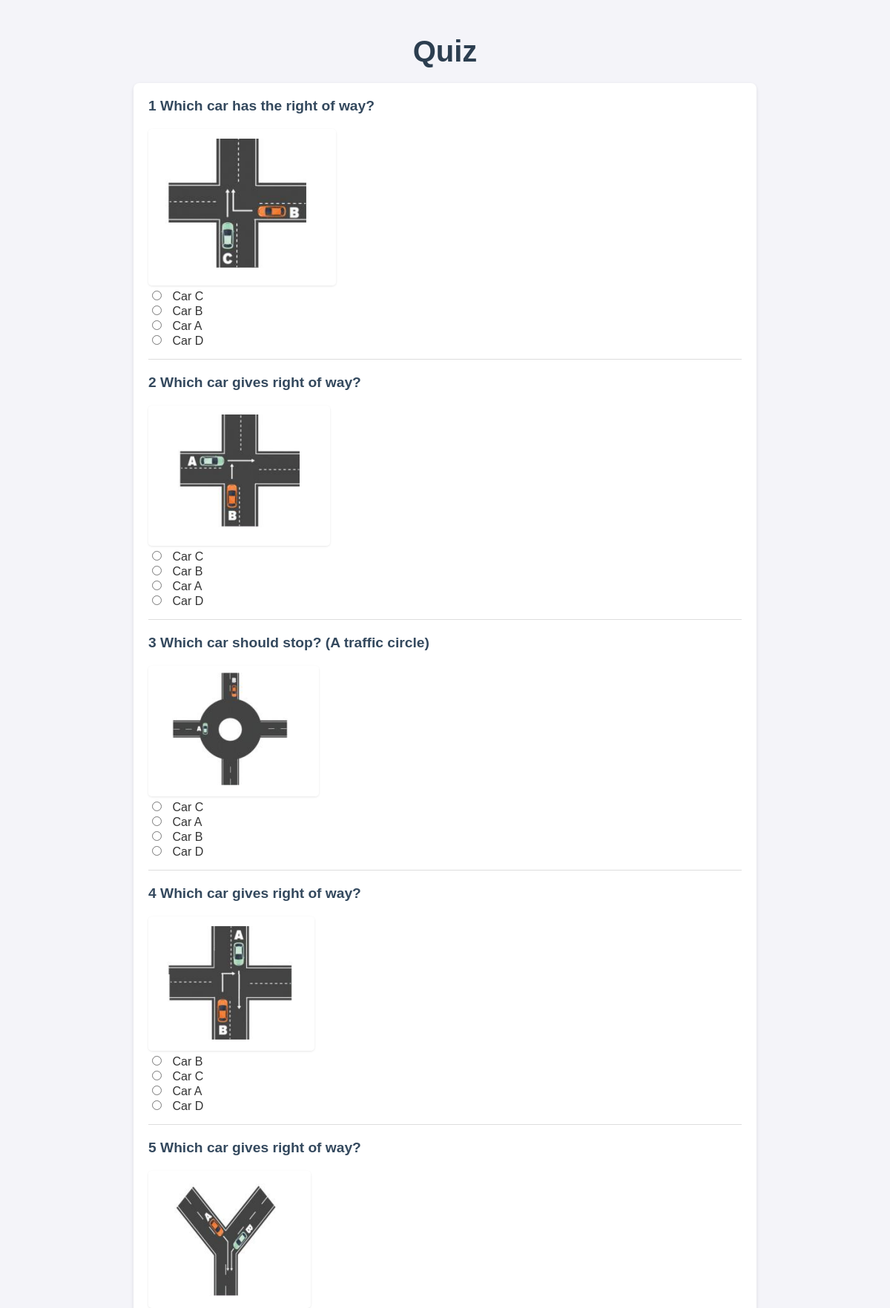
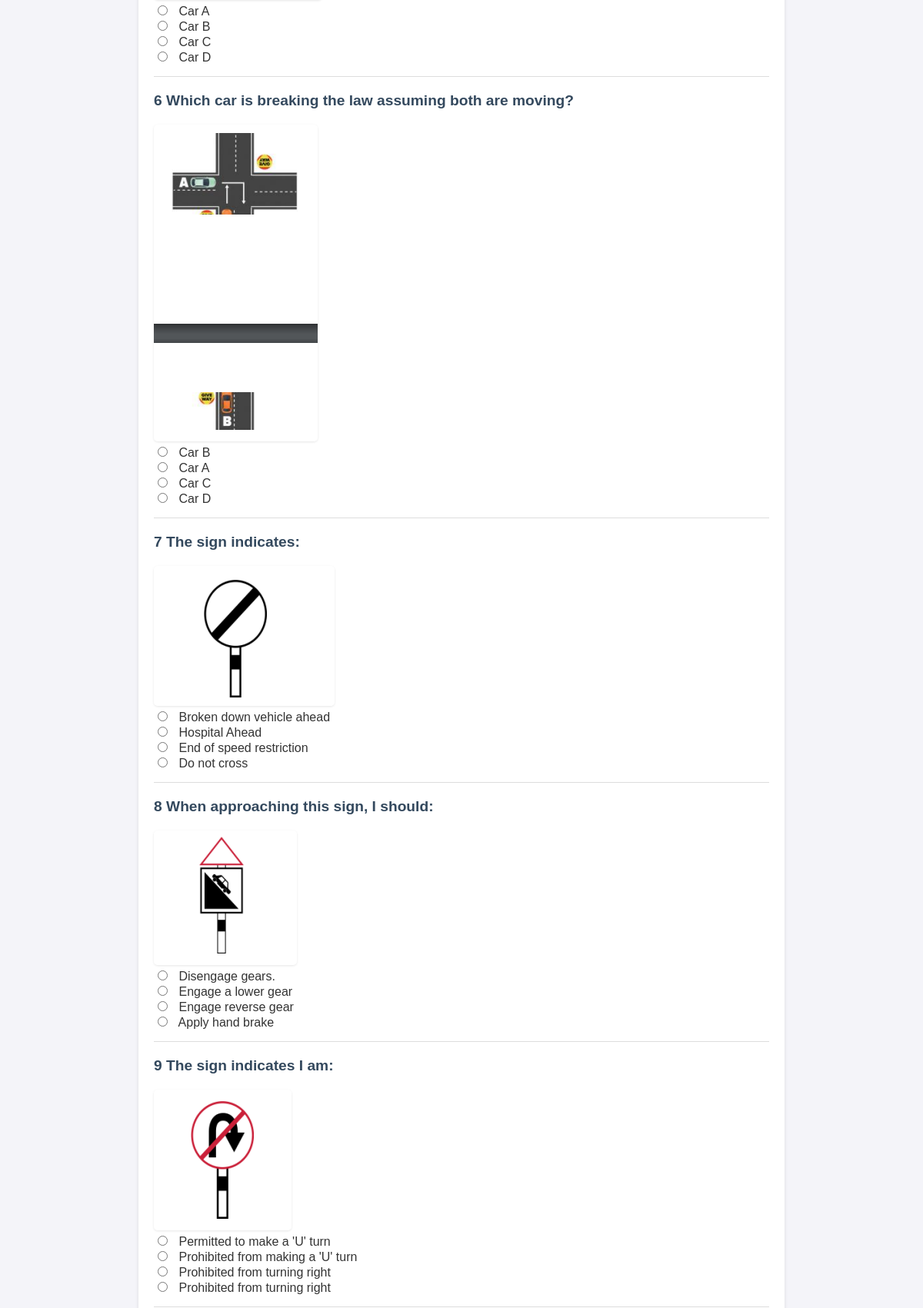
The page /quiz (upper part) on the database its author committed (2 pictures, top to bottom).
### app.py (models this page shows)
class Question(db.Model):
    id = db.Column(db.Integer, primary_key=True)
    question_text = db.Column(db.String(500), nullable=False)
    option_a = db.Column(db.String(200), nullable=False)
    option_b = db.Column(db.String(200), nullable=False)
    option_c = db.Column(db.String(200), nullable=False)
    option_d = db.Column(db.String(200), nullable=False)
    correct_answer = db.Column(db.String(1), nullable=False)
    image_filename = db.Column(db.String(100), nullable=True)

### app.py (the view, shortened to what this page needs)
@app.route('/quiz', methods=['GET', 'POST'])
def quiz():
    questions = Question.query.all()
    return render_template('quiz.html', questions=questions)

### templates/quiz.html (shortened to what this page needs)
<!DOCTYPE html>
<html lang="en">
<head>
    <link rel="stylesheet" href="static/css/style3.css">
</head>
<body>
    <h1>Quiz</h1>
    <form method="POST">
        {% for question in questions %}
        <div>
            <b><p> {{ loop.index }} {{ question.question_text }}</p></b>
            {% if question.image_filename %}
            <img src="{{ url_for('uploaded_file', filename=question.image_filename) }}" alt="Question Image" style="max-width: 300px;">
            <br>
            {% endif %}
            <input type="radio" name="{{ question.id }}" value="A" required> {{ question.option_a }}<br>
            <input type="radio" name="{{ question.id }}" value="B"> {{ question.option_b }}<br>
            <input type="radio" name="{{ question.id }}" value="C"> {{ question.option_c }}<br>
            <input type="radio" name="{{ question.id }}" value="D"> {{ question.option_d }}<br>
        </div>
        {% endfor %}
    </form>
</body>
</html>

### static/css/style3.css (style rules this page uses)
body { font-family: Arial, sans-serif; background-color: #f4f4f9; color: #333; margin: 0; padding: 20px; display: flex; flex-direction: column; align-items: center; justify-content: center; min-height: 100vh; }
h1 { font-size: 2.5em; color: #2c3e50; margin-bottom: 20px; text-align: center; }
form { max-width: 800px; width: 100%; background-color: #ffffff; padding: 20px; border-radius: 8px; box-shadow: 0 2px 5px rgba(0, 0, 0, 0.1); }
form div { margin-bottom: 20px; padding-bottom: 15px; border-bottom: 1px solid #ddd; }
form b p { margin: 0 0 10px; font-size: 1.2em; color: #34495e; }
form img { max-width: 100%; margin-top: 10px; border-radius: 5px; box-shadow: 0 1px 3px rgba(0, 0, 0, 0.1); }
form input[type="radio"] { margin-right: 10px; }

### rows shown on the page
Question: question_text "Which car has the right of way?", image_filename (picture), option_a "Car C", option_b "Car B", option_c "Car A", option_d "Car D"
Question: question_text "Which car gives right of way?", image_filename (picture), option_a "Car C", option_b "Car B", option_c "Car A", option_d "Car D"
Question: question_text "Which car should stop? (A traffic circle)", image_filename (picture), option_a "Car C", option_b "Car A", option_c "Car B", option_d "Car D"
Question: question_text "Which car gives right of way?", image_filename (picture), option_a "Car B", option_b "Car C", option_c "Car A", option_d "Car D"
Question: question_text "Which car gives right of way?", image_filename (picture), option_a "Car A", option_b "Car B", option_c "Car C", option_d "Car D"
Question: question_text "Which car is breaking the law assuming both are moving?", image_filename (picture), option_a "Car B", option_b "Car A", option_c "Car C", option_d "Car D"
Question: question_text "The sign indicates:", image_filename (picture), option_a "Broken down vehicle ahead", option_b "Hospital Ahead", option_c "End of speed restriction", option_d "Do not cross"
Question: question_text "When approaching this sign, I should:", image_filename (picture), option_a "Disengage gears.", option_b "Engage a lower gear", option_c "Engage reverse gear", option_d "Apply hand brake"
Question: question_text "The sign indicates I am:", image_filename (picture), option_a "Permitted to make a 'U' turn", option_b "Prohibited from making a 'U' turn", option_c "Prohibited from turning right", option_d "Prohibited from turning right"
